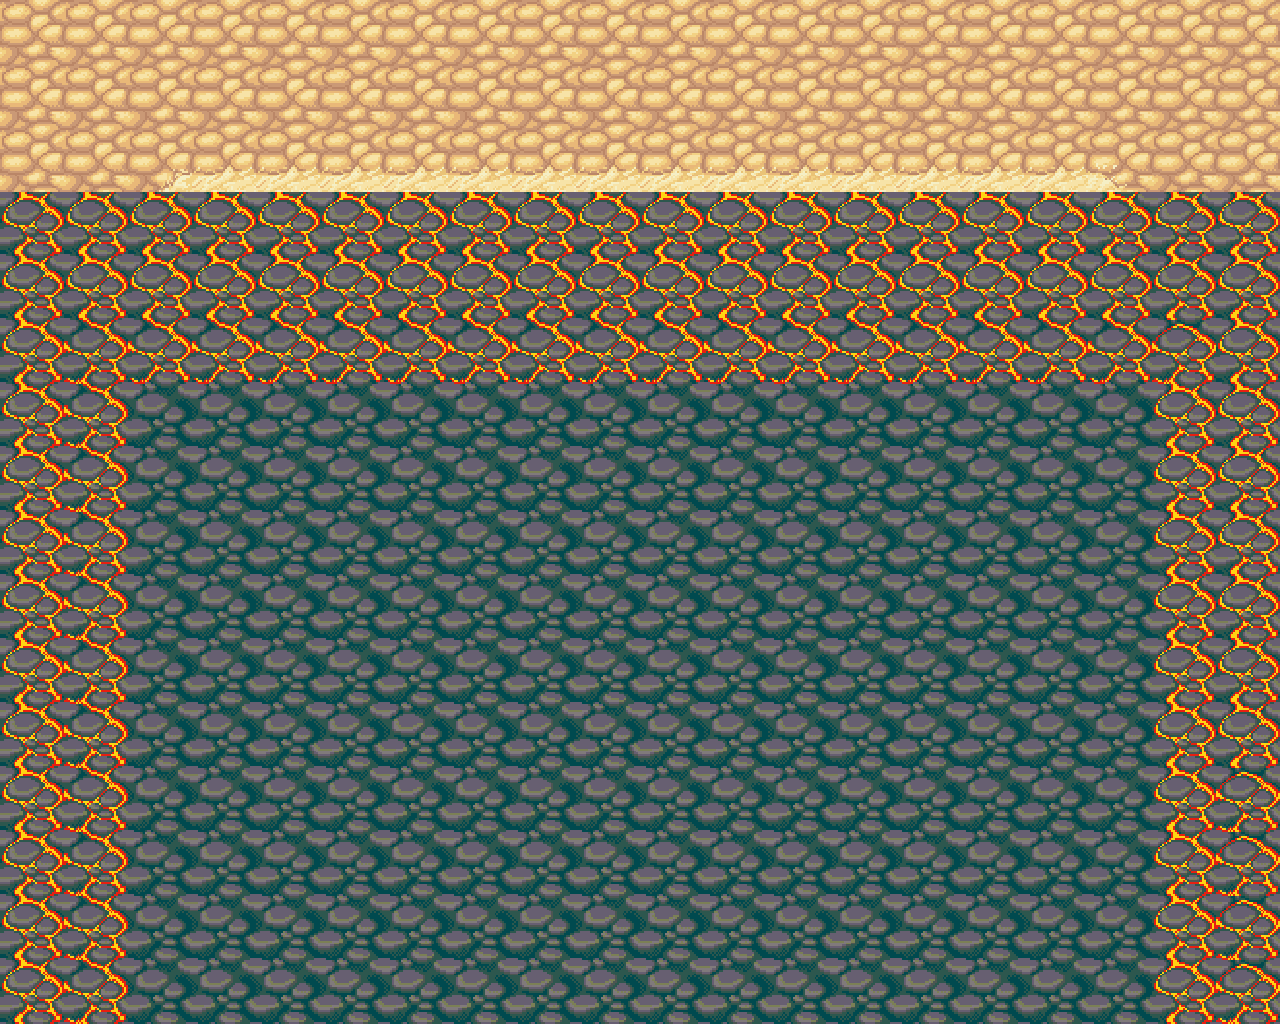

Below is a game level as drawn by its tile map, then a one-line description and the .tmx that defines it (tile-layer data replaced by summaries):
An orthogonal 20x16 tile map with 64x64 px tiles, 1 tile layer (Tile Layer 1), 3 tilesets.

<map version="1.0" orientation="orthogonal" width="20" height="16" tilewidth="64" tileheight="64">
 <tileset firstgid="1" name="sand_tile" tilewidth="64" tileheight="64">
  <image source="sand_tile.png" width="256" height="256" />
 </tileset>
 <tileset firstgid="17" name="snow_tile" tilewidth="64" tileheight="64">
  <image source="snow_tile.png" width="256" height="512" />
 </tileset>
 <tileset firstgid="49" name="vulcan_tile" tilewidth="64" tileheight="64">
  <image source="vulcan_tile.png" width="256" height="256" />
 </tileset>
 <layer name="Tile Layer 1" width="20" height="16">
  <data>[320 cells, 320 non-empty, 9 distinct tile ids]</data>
 </layer>
</map>
